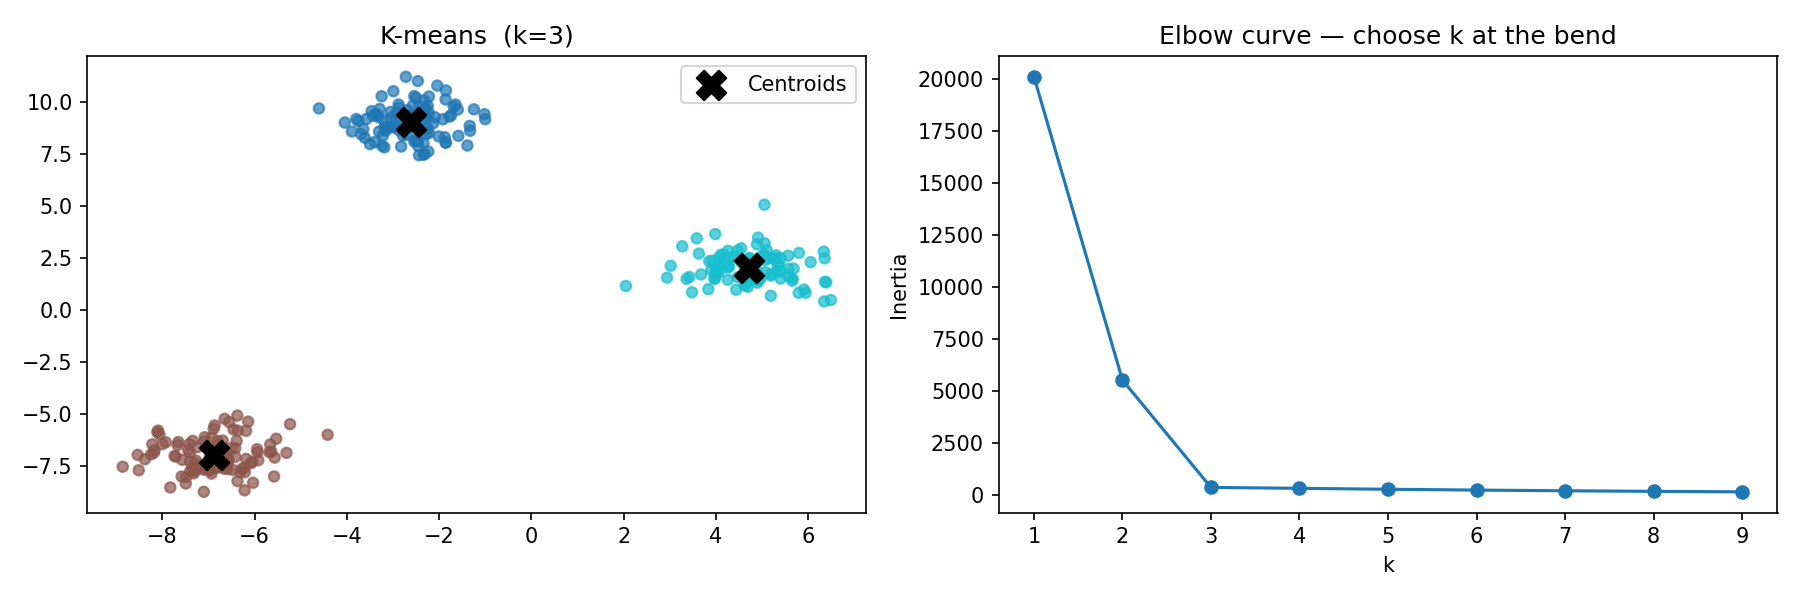

Python code for this plot:
# 02_kmeans.py
import numpy as np
import matplotlib.pyplot as plt
from sklearn.datasets import make_blobs
from sklearn.cluster import KMeans

X, _ = make_blobs(n_samples=300, centers=3,
                   cluster_std=0.8, random_state=42)

# --- fit k-means ---
km = KMeans(n_clusters=3, init='k-means++',
            n_init=10, random_state=42)
km.fit(X)
labels    = km.labels_
centroids = km.cluster_centers_

# --- plot assignments ---
fig, axes = plt.subplots(1, 2, figsize=(12, 4))

ax = axes[0]
ax.scatter(X[:, 0], X[:, 1], c=labels, cmap='tab10',
           s=25, alpha=0.7)
ax.scatter(centroids[:, 0], centroids[:, 1],
           marker='X', s=200, c='black', zorder=5,
           label='Centroids')
ax.set_title("K-means  (k=3)")
ax.legend()

# --- elbow method ---
inertias = []
ks = range(1, 10)
for k in ks:
    inertias.append(
        KMeans(n_clusters=k, n_init=10, random_state=42).fit(X).inertia_
    )

axes[1].plot(ks, inertias, 'o-')
axes[1].set_xlabel("k")
axes[1].set_ylabel("Inertia")
axes[1].set_title("Elbow curve — choose k at the bend")

plt.tight_layout()
plt.savefig("02_kmeans.png", dpi=150)
plt.show()
print(f"Inertia at k=3 : {km.inertia_:.1f}")

# --- TODO tasks ---
# 1. Run the script — you will see the cluster plot and elbow curve
# 2. Change n_clusters to 2 and 5 — what happens to inertia?
# 3. Try init='random' instead of 'k-means++' — run 5 times, notice variance
# 4. Apply the same code to X_moons — does k-means work well? Why not?

from sklearn.datasets import make_moons

X_moons, _ = make_moons(n_samples=300, noise=0.07, random_state=42)
km_moons = KMeans(n_clusters=2, n_init=10, random_state=42)
km_moons.fit(X_moons)

plt.figure()
plt.scatter(X_moons[:, 0], X_moons[:, 1],
            c=km_moons.labels_, cmap='tab10', s=25, alpha=0.7)
plt.title("K-means on two moons — notice the failure")
plt.savefig("02_kmeans_moons.png", dpi=150)
plt.show()
